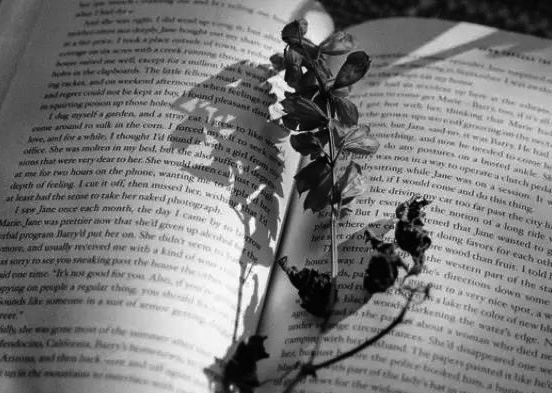
#> input picture opencv/image4.jpg, 552 x 393 px
$ python test.py image4.jpg
#> lines starting #> are read from the running program, lines starting #| are printed output that depends on the picture
#! /usr/bin/env python
# coding:utf-8
import cv2
import numpy as np
import sys
import matplotlib.pyplot as plt

if __name__=='__main__':
    I = cv2.imread(sys.argv[1], 0)
#> I is the input picture: shape (393, 552); min 0, max 255, mean 122
    cv2.imshow('I',I)
    r, i = 1, 1
    max_r, max_i = 20, 20
    cv2.namedWindow('morphology',1)
    def nothing(*args):
        pass

    cv2.createTrackbar('r','morphology',r,max_r,nothing)
    cv2.createTrackbar('i','morphology',i,max_i,nothing)

    while True:
        r = cv2.getTrackbarPos('r','morphology')
        i = cv2.getTrackbarPos('i','morphology')

        s = cv2.getStructuringElement(cv2.MORPH_ELLIPSE,(2*r+1,2*r+1))
        # d = cv2.morphologyEx(I,cv2.MORPH_CLOSE,s,iterations=i)
        d_2 = cv2.morphologyEx(I,cv2.MORPH_BLACKHAT,s,iterations=i)
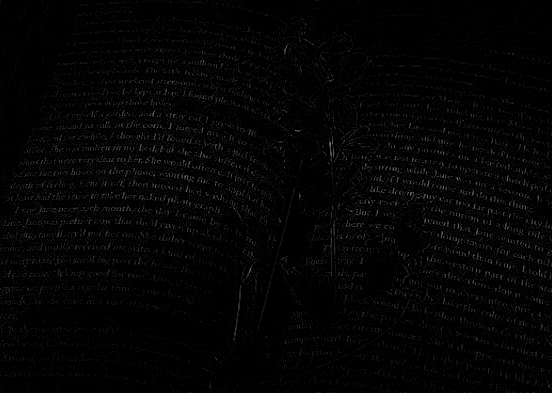
#> d_2: shape (393, 552); min 0, max 122, mean 4.2
        # cv2.imshow('morphology',d)
        cv2.imshow('morphology',d_2)
        if cv2.waitKey(5) == 27:
#> (key Esc is pressed here)
            break
    cv2.destroyAllWindows()
